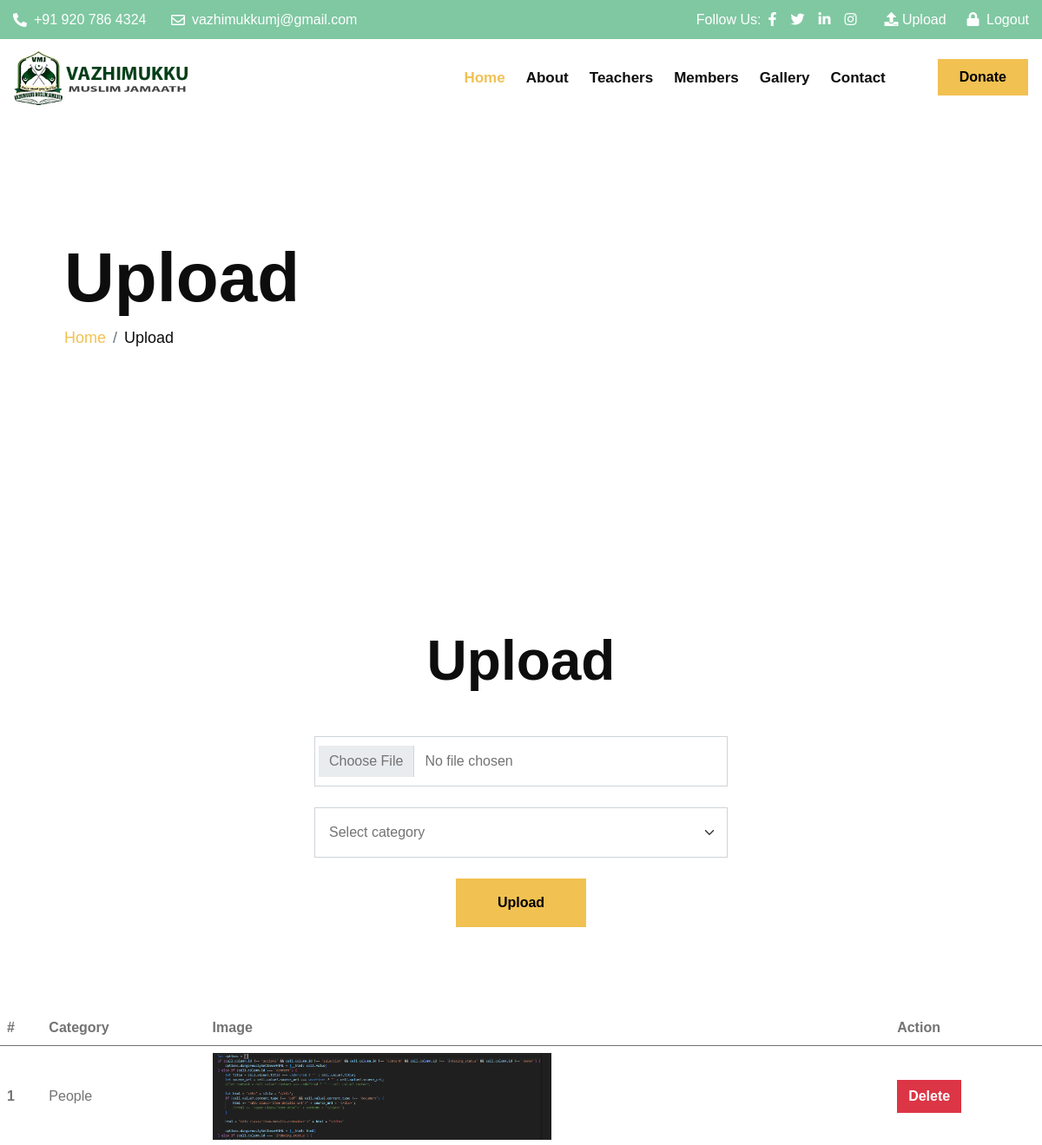
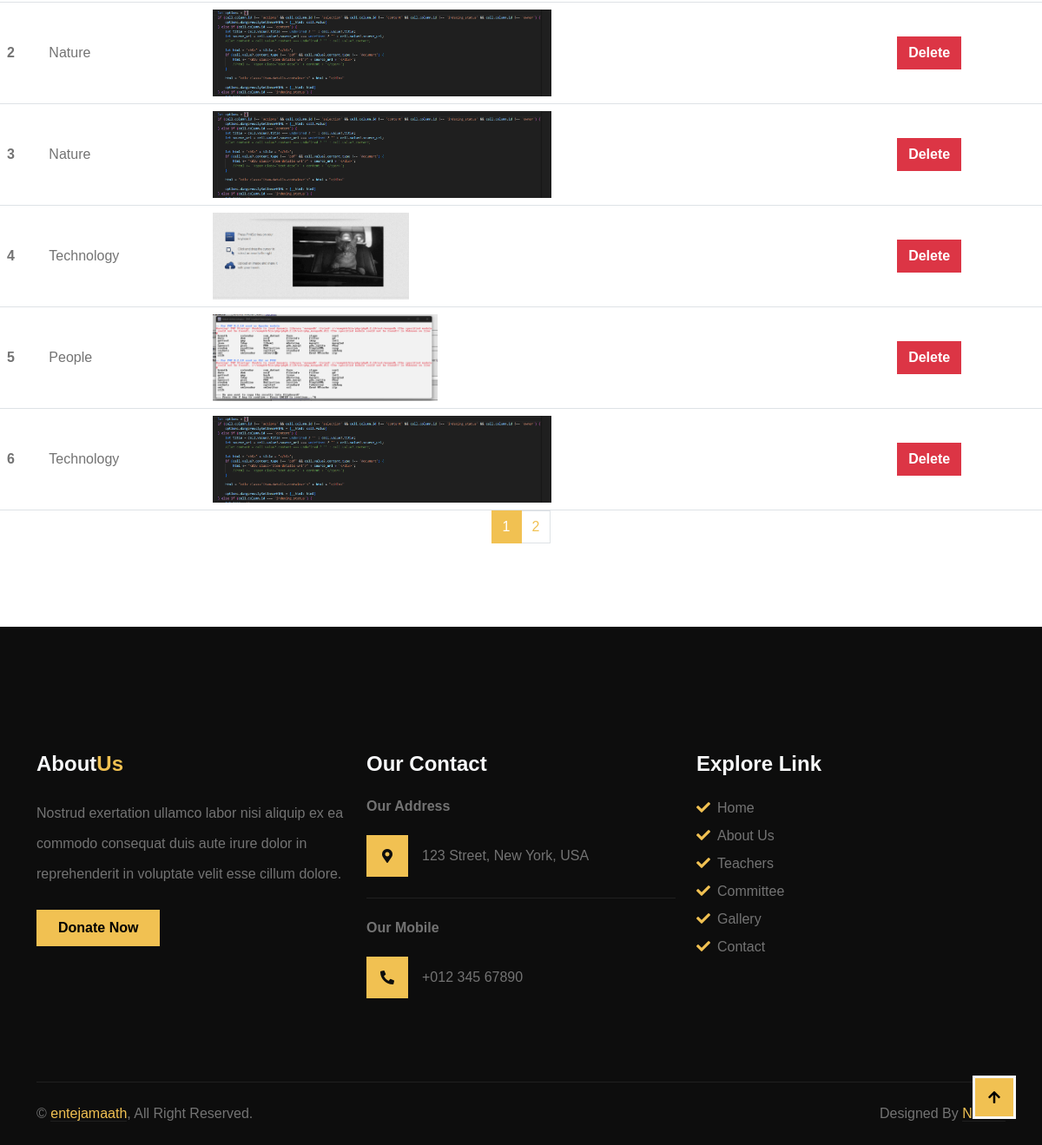
Page /gallery-upload.php (signed in) on the committed database (2 pictures, top to bottom).
### tables this page shows
CREATE TABLE IF NOT EXISTS `gallery` (
  `id` int NOT NULL AUTO_INCREMENT,
  `image_name` varchar(255) NOT NULL,
  `image_path` varchar(255) NOT NULL,
  `uploaded_at` timestamp NULL DEFAULT CURRENT_TIMESTAMP,
  `category_id` int DEFAULT NULL,
  `upload_time` timestamp NOT NULL DEFAULT CURRENT_TIMESTAMP,
  PRIMARY KEY (`id`),
  KEY `fk_category` (`category_id`)
);

CREATE TABLE IF NOT EXISTS `categories` (
  `id` int NOT NULL AUTO_INCREMENT,
  `category_name` varchar(255) NOT NULL,
  PRIMARY KEY (`id`)
);

### classes/Database.php (called while the page is built, shortened)
<?php
class Database {
    private $host = 'localhost';
    private $db = 'mosque';
    private $user = 'root';
    private $pass = '';
    public $conn;
    public function __construct() {
        $this->conn = new mysqli($this->host, $this->user, $this->pass, $this->db);
    }
    public function query($sql, $params = [], $types = '') {
        $stmt = $this->conn->prepare($sql);
        if ($types !== '' && !empty($params)) {
            $stmt->bind_param($types, ...$params);
        }
        $stmt->execute();
        return $stmt;
    }
    public function fetchAll($sql, $params = [], $types = '') {
        $stmt = $this->query($sql, $params, $types);
        $result = $stmt->get_result();
        return $result->fetch_all(MYSQLI_ASSOC);
    }
    public function fetchOne($sql, $params = [], $types = '') {
        $stmt = $this->query($sql, $params, $types);
        $result = $stmt->get_result();
        return $result->fetch_assoc();
    }
}
?>

### classes/Gallery.php (called while the page is built, shortened)
<?php
include 'Database.php';
class Gallery {
    private $db;
    public function __construct() {
        $this->db = new Database();
    }
    public function getImages($category = 'all', $limit = 6, $offset = 0) {
        if ($category === 'all') {
            $sql = "SELECT g.id as id, category_id, image_name,c.category_name as category FROM gallery g LEFT JOIN categories c on g.category_id =  c.id ORDER BY upload_time DESC LIMIT ? OFFSET ?";
            return $this->db->fetchAll($sql, [$limit, $offset], 'ii');
        } else {
            $sql = "SELECT * FROM gallery WHERE category = ? ORDER BY upload_time DESC LIMIT ? OFFSET ?";
            return $this->db->fetchAll($sql, [$category, $limit, $offset], 'sii');
        }
    }
    public function getTotalImages($category = 'all') {
        if ($category === 'all') {
            $sql = "SELECT COUNT(*) as count FROM gallery";
            $result = $this->db->fetchOne($sql);
        } else {
            $sql = "SELECT COUNT(*) as count FROM gallery WHERE category = ?";
            $result = $this->db->fetchOne($sql, [$category], 's');
        }
        return $result['count'];
    }
}

### gallery-upload.php (the view, shortened to what this page needs)
<?php
include 'classes/Gallery.php';
$gallery = new Gallery();
$limit = 6;
$page = isset($_GET['page']) ? (int)$_GET['page'] : 1;
$offset = ($page - 1) * $limit;
$category = isset($_GET['category']) ? $_GET['category'] : 'all';
$images = $gallery->getImages($category, $limit, $offset);
$totalImages = $gallery->getTotalImages($category);
$totalPages = ceil($totalImages / $limit);
?>
<?php
    include_once('includes/header.php')
?>
        <div class="container-fluid hero-header">
            <div class="container">
                <div class="row">
                    <div class="col-lg-7">
                        <div class="hero-header-inner animated zoomIn">
                            <h1 class="display-1 text-dark">Upload</h1>
                            <ol class="breadcrumb mb-0">
                                <li class="breadcrumb-item"><a href="#">Home</a></li>
                                <li class="breadcrumb-item text-dark" aria-current="page">Upload</li>
                            </ol>
                        </div>
                    </div>
                </div>
            </div>
        </div>
        <form method="post" enctype="multipart/form-data">
            <div class="container-fluid contact py-5">
                <div class="container py-5 login-container">
                    <div class="text-center mx-auto mb-5 wow fadeIn" data-wow-delay="0.1s" style="max-width: 700px;">
                        <h1 class="display-3">Upload</h1>
                    </div>
                    <div class="row g-4 wow fadeIn" data-wow-delay="0.3s">
                        <div class="col-sm-12">
                            <input class="form-control bg-transparent p-3" placeholder="Select image" type="file" name="image" id="image"  required  accept="image/*">
                        </div>
                        <div class="col-12">
                            <select class="form-select form-control bg-transparent p-3" aria-label="Default select example" name="category" id="category" required placeholder="Select category">
                                <option value="" selected disabled>Select category</option>
                            </select>
                        </div>
                        <div class="col-12 text-center">
                            <button class="btn btn-primary border-0 py-3 px-5" type="submit">Upload</button>
                        </div>
                    </div>
                </div>
            </div>
        </form>
        <div class="row">
                <div class="container">
                    <div class="col-md-12">
                        <table class="table image-listing-table">
                            <thead>
                                <tr>
                                <th scope="col">#</th>
                                <th scope="col">Category</th>
                                <th scope="col">Image</th>
                                <th scope="col">Action</th>
                                </tr>
                            </thead>
                            <tbody>
                                <?php
                                    $i = 1;
                                foreach ($images as $image): ?>
                                        <tr>
                                        <th scope="row"><?=$i++;?></th>
                                        <td><?php echo $image['category']; ?></td>
                                        <td><img src="uploads/<?php echo $image['image_name']; ?>" class='table-image' alt="<?php echo $image['category']; ?>"></td>
                                        <td><a href="?delete=<?php echo $image['id']; ?>" class="btn btn-danger" onclick="return confirm('Are you sure you want to delete this image?');">Delete</a></td>
                                        </tr>
                                <?php endforeach; ?>
                            </tbody>
                        </table>
                    </div>
            </div>
        </div>
        <nav aria-label="Page navigation">
            <ul class="pagination justify-content-center">
                <?php for ($i = 1; $i <= $totalPages; $i++): ?>
                    <li class="page-item <?php if ($i == $page) echo 'active'; ?>">
                        <a class="page-link" href="?page=<?php echo $i; ?>&category=<?php echo $category; ?>">
                            <?php echo $i; ?>
                        </a>
                    </li>
                <?php endfor; ?>
            </ul>
        </nav>
<?php
    include_once('includes/footer.php')
?>

### rows in the picture
gallery: category.category_name "People", image_name (picture)
gallery: category.category_name "Nature", image_name (picture)
gallery: category.category_name "Nature", image_name (picture)
gallery: category.category_name "Technology", image_name (picture)
gallery: category.category_name "People", image_name (picture)
gallery: category.category_name "Technology", image_name (picture)
